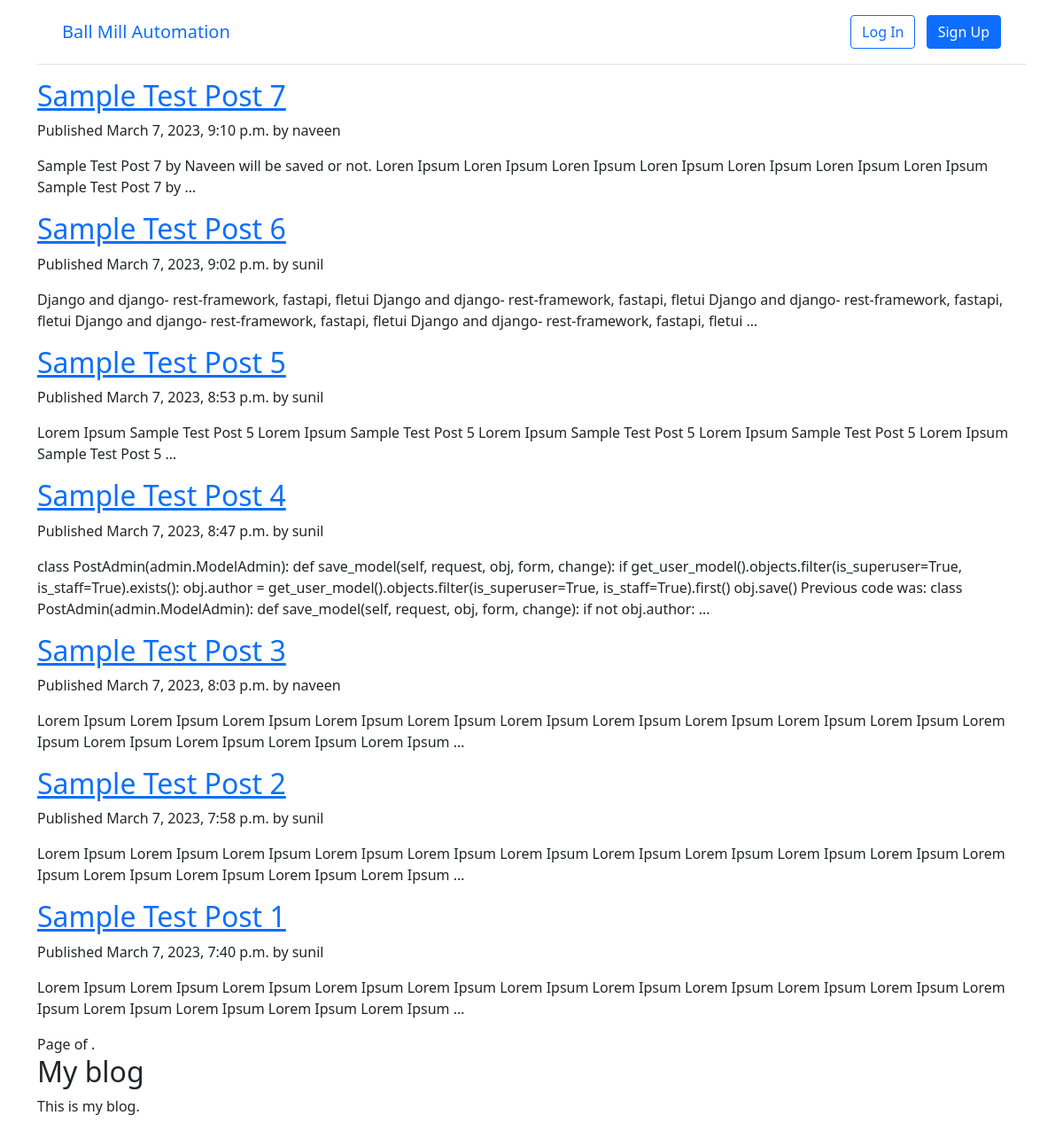
Screenshot of /blog/ with the database file from the repository.
### blog/models.py (models this page shows, shortened)
class Post(models.Model):
    class Status(models.TextChoices):
        DRAFT = 'DF', 'Draft'
        PUBLISHED = 'PB', 'Published'
    title = models.CharField(max_length=100)
    slug = models.SlugField(max_length=100, unique_for_date='publish')
    author = models.ForeignKey(get_user_model(), on_delete=models.CASCADE, null=True, blank=True)
    body = models.TextField()
    image = models.ImageField(upload_to='', blank=True, null=True)
    tags = models.ManyToManyField(Tag, blank=True)
    publish = models.DateTimeField(default=timezone.now)
    created = models.DateTimeField(auto_now_add=True)
    updated = models.DateTimeField(auto_now= True)
    status = models.CharField(max_length=2,choices=Status.choices,default=Status.DRAFT)
    objects = models.Manager() # The default manager.
    published = PublishedManager() # Our custom manager.
    class Meta:
        ordering = ['-publish']

### accounts/models.py (models this page shows)
class CustomUser(AbstractUser):
    mobile = models.CharField(max_length=10, null=True, blank=True)

### blog/views.py (the view)
# urls.py: path("", BlogListView.as_view(), name="blog"),
class BlogListView(ListView):
    model = Post
    template_name = "blog.html"

### templates/blog.html
{% extends "base.html" %}
{% block content %}
    <div id="content">
        {% for post in post_list %}
            <div class="post-entry">
                <h2><a href="{% url 'post_detail' post.slug %}">{{ post.title }}</a></h2>
                <p class="date">Published {{ post.publish }} by {{ post.author }}</p>
                <p>{{ post.body|truncatewords:30|linebreaks }}</p>
            </div>
        {% endfor %}
        {% include "pagination.html" with page=posts %}
    </div>
    <div id="sidebar">
        <h2>My blog</h2>
        <p>This is my blog.</p>
    </div>
{% endblock content %}

### templates/base.html (shortened to what this page needs)
<!doctype html>
<html lang="en">
    <head>
    <link href="https://cdn.jsdelivr.net/npm/bootstrap@5.1.3/dist/css/bootstrap.min.css" rel="stylesheet">
    </head>
    <body>
    <div class="container">
        <header class="p-3 mb-3 border-bottom">
            <div class="container">
                <div class="d-flex flex-wrap align-items-center justify-content-center justify-content-lg-start">
                    <a class="navbar-brand" href="{% url 'home' %}">Ball Mill Automation</a>
                    {% if user.is_authenticated %}
                        <li><a href="{% url 'blog' %}" class="nav-link px-2 link-dark">Blog</a></li>
                    </ul>
                    <div class="dropdown text-end">
                        <a href="#" class="d-block link-dark text-decoration-none dropdown-toggle" id="dropdownUser1" data-bs-toggle="dropdown" aria-expanded="false">
                            {{ user.username }}
                        </a>
                    <ul class="dropdown-menu text-small" aria-labelledby="dropdownUser1">
                        <li><a class="dropdown-item" href="{% url 'password_change'%}">Change password</a></li>
                        <li><a class="dropdown-item" href="{% url 'logout' %}">Log Out</a></li>
                    </ul>
                    </div>
                    {% else %}
                    <div class="text-end">
                        <a href="{% url 'login' %}" class="btn btn-outline-primary me-2">Log In</a>
                        <a href="{% url 'signup' %}" class="btn btn-primary">Sign Up</a>
                    </div>
                    {% endif %}
                </div>
            </div>
        </header>
        <main>
            {% block content %}
            {% endblock content %}
        </main>
    </div>
    </body>
</html>

### templates/pagination.html (shortened to what this page needs)
<div class="pagination">
    <span class="step-links">
        <span class="current">
            Page {{ page.number }} of {{ page.paginator.num_pages }}.
        </span>
    </span>
</div>

### rows the page displays
Post: title "Sample Test Post 7", publish "March 7, 2023, 9:10 p.m.", author "naveen", body "Sample Test Post 7 by Naveen will be saved or not. Loren Ipsum Loren Ipsum Loren Ipsum Loren Ipsum Loren Ipsum Loren Ipsum Loren Ipsum Sample Test Post 7 by …"
Post: title "Sample Test Post 6", publish "March 7, 2023, 9:02 p.m.", author "sunil", body "Django and django- rest-framework, fastapi, fletui Django and django- rest-framework, fastapi, fletui Django and django- rest-framework, fastapi, fletui Django and django- rest-framework, fastapi, fletui Django and django- rest-framework, fastapi, fletui …"
Post: title "Sample Test Post 5", publish "March 7, 2023, 8:53 p.m.", author "sunil", body "Lorem Ipsum Sample Test Post 5 Lorem Ipsum Sample Test Post 5 Lorem Ipsum Sample Test Post 5 Lorem Ipsum Sample Test Post 5 Lorem Ipsum Sample Test Post 5 …"
Post: title "Sample Test Post 4", publish "March 7, 2023, 8:47 p.m.", author "sunil", body "class PostAdmin(admin.ModelAdmin): def save_model(self, request, obj, form, change): if get_user_model().objects.filter(is_superuser=True, is_staff=True).exists(): obj.author = get_user_model().objects.filter(is_superuser=True, is_staff=True).first() obj.save() Previous code was: class PostAdmin(admin.ModelAdmin): def save_model(self, request, obj, form, change): if not obj.author: …"
Post: title "Sample Test Post 3", publish "March 7, 2023, 8:03 p.m.", author "naveen", body "Lorem Ipsum Lorem Ipsum Lorem Ipsum Lorem Ipsum Lorem Ipsum Lorem Ipsum Lorem Ipsum Lorem Ipsum Lorem Ipsum Lorem Ipsum Lorem Ipsum Lorem Ipsum Lorem Ipsum Lorem Ipsum Lorem Ipsum …"
Post: title "Sample Test Post 2", publish "March 7, 2023, 7:58 p.m.", author "sunil", body "Lorem Ipsum Lorem Ipsum Lorem Ipsum Lorem Ipsum Lorem Ipsum Lorem Ipsum Lorem Ipsum Lorem Ipsum Lorem Ipsum Lorem Ipsum Lorem Ipsum Lorem Ipsum Lorem Ipsum Lorem Ipsum Lorem Ipsum …"
Post: title "Sample Test Post 1", publish "March 7, 2023, 7:40 p.m.", author "sunil", body "Lorem Ipsum Lorem Ipsum Lorem Ipsum Lorem Ipsum Lorem Ipsum Lorem Ipsum Lorem Ipsum Lorem Ipsum Lorem Ipsum Lorem Ipsum Lorem Ipsum Lorem Ipsum Lorem Ipsum Lorem Ipsum Lorem Ipsum …"
